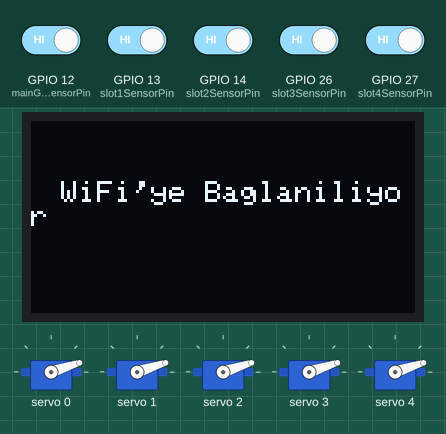
This sketch was run on a simulated ESP32. On the bench: 128×64 one-colour display, 5 × servo. Inputs (shaded band) come from the test bench; at power-on: GPIO 12 (mainGateSensorPin), GPIO 13 (slot1SensorPin), GPIO 14 (slot2SensorPin), GPIO 26 (slot3SensorPin), GPIO 27 (slot4SensorPin) HIGH. WiFi joins after 1.5 s; servers stay silent unless stated; uploads are accepted with an empty reply; what the sketch prints to the serial monitor is not drawn.

Above: at 2.5 s.

The sketch:

akilli_otopark_1.ino
```cpp
#include <Wire.h>
#include <Adafruit_PWMServoDriver.h>
#include <WiFi.h>
#include <HTTPClient.h>
#include <Adafruit_GFX.h>
#include <Adafruit_SH110X.h>

const char* ssid = "KMLAKGN";
const char* password = "qazxsw123456";


// DÜZELTME: http:// sonrasındaki boşluk silindi, yoksa ESP sunucuyu bulamaz.
const String sunucuURL = "https://proje.kamilakgun.com.tr/2026/akilli-otopark/";

#define i2c_Address 0x3c
Adafruit_SH1106G display = Adafruit_SH1106G(128, 64, &Wire, -1);

Adafruit_PWMServoDriver pwm = Adafruit_PWMServoDriver();
#define SERVOMIN  150
#define SERVOMAX  600

const int mainGateSensorPin = 12;
const int slot1SensorPin = 13;
const int slot2SensorPin = 14;
const int slot3SensorPin = 26;
const int slot4SensorPin = 27;

const int mainGateServo = 0;
const int slot1Servo = 1;
const int slot2Servo = 2;
const int slot3Servo = 3;
const int slot4Servo = 4;

int mevcutAci[5] = {0, 0, 0, 0, 0};

void setup() {
  Serial.begin(115200);
  delay(500);

  pinMode(mainGateSensorPin, INPUT_PULLUP);
  pinMode(slot1SensorPin, INPUT_PULLUP);
  pinMode(slot2SensorPin, INPUT_PULLUP);
  pinMode(slot3SensorPin, INPUT_PULLUP);
  pinMode(slot4SensorPin, INPUT_PULLUP);

  if(!display.begin(i2c_Address, true)) {
    Serial.println(F("SH1106 OLED baglantisi basarisiz!"));
  }

  display.clearDisplay();
  display.display();
  delay(200);

  display.setTextColor(SH110X_WHITE);
  display.setTextSize(1);
  display.setCursor(10, 20);
  display.println("SISTEM BASLATILIYOR..");
  display.display();

  baglanWiFi();

  pwm.begin();
  pwm.setOscillatorFrequency(27000000);
  pwm.setPWMFreq(50);
  delay(100);

  motorHareketHizli(mainGateServo, 0);
  motorHareketHizli(slot1Servo, 0);
  motorHareketHizli(slot2Servo, 0);
  motorHareketHizli(slot3Servo, 0);
  motorHareketHizli(slot4Servo, 0);
}

void loop() {
  if (WiFi.status() != WL_CONNECTED) {
    baglanWiFi();
  }

  int s_ana = (digitalRead(mainGateSensorPin) == LOW) ? 1 : 0;
  int s_s1  = (digitalRead(slot1SensorPin) == LOW) ? 1 : 0;
  int s_s2  = (digitalRead(slot2SensorPin) == LOW) ? 1 : 0;
  int s_s3  = (digitalRead(slot3SensorPin) == LOW) ? 1 : 0;
  int s_s4  = (digitalRead(slot4SensorPin) == LOW) ? 1 : 0;

  sunucuylaHaberlesVeMotorlariGuncelle(s_ana, s_s1, s_s2, s_s3, s_s4);

  delay(500);
}

void baglanWiFi() {
  Serial.print("WiFi Baglaniliyor...");
  display.clearDisplay();
  display.setCursor(10, 20);
  display.println("WiFi'ye Baglaniliyor");
  display.display();

  WiFi.begin(ssid, password);
  while(WiFi.status() != WL_CONNECTED) {
    delay(500);
    Serial.print(".");
  }
  Serial.println("\nWiFi Baglandi!");
}

void motorHareketYavas(uint8_t kanal, uint8_t hedefAci) {
  if (mevcutAci[kanal] == hedefAci) return;
  int adim = (mevcutAci[kanal] < hedefAci) ? 3 : -3;
  while (mevcutAci[kanal] != hedefAci) {
    mevcutAci[kanal] += adim;
    if ((adim > 0 && mevcutAci[kanal] > hedefAci) || (adim < 0 && mevcutAci[kanal] < hedefAci)) {
      mevcutAci[kanal] = hedefAci;
    }
    uint16_t pulse = map(mevcutAci[kanal], 0, 180, SERVOMIN, SERVOMAX);
    pwm.setPWM(kanal, 0, pulse);
    delay(3);
  }
}

void motorHareketHizli(uint8_t kanal, uint8_t aci) {
  uint16_t pulse = map(aci, 0, 180, SERVOMIN, SERVOMAX);
  pwm.setPWM(kanal, 0, pulse);
  mevcutAci[kanal] = aci;
}

void sunucuylaHaberlesVeMotorlariGuncelle(int s_ana, int s_s1, int s_s2, int s_s3, int s_s4) {
  HTTPClient http;
  String url = sunucuURL + "?s_ana=" + String(s_ana) + "&s_s1=" + String(s_s1) + "&s_s2=" + String(s_s2) + "&s_s3=" + String(s_s3) + "&s_s4=" + String(s_s4);

  http.begin(url);
  http.setTimeout(10000);
  int httpResponseCode = http.GET();

  if (httpResponseCode == 200) {
    String payload = http.getString();
    payload.trim();

    int idx1 = payload.indexOf(',');
    int idx2 = payload.indexOf(',', idx1 + 1);
    int idx3 = payload.indexOf(',', idx2 + 1);
    int idx4 = payload.indexOf(',', idx3 + 1);
    int idx5 = payload.indexOf(',', idx4 + 1);
    int idx6 = payload.indexOf(',', idx5 + 1);

    if (idx1 > 0 && idx6 > 0) {
      int cmd_ana = payload.substring(0, idx1).toInt();
      int cmd_s1  = payload.substring(idx1 + 1, idx2).toInt();
      int cmd_s2  = payload.substring(idx2 + 1, idx3).toInt();
      int cmd_s3  = payload.substring(idx3 + 1, idx4).toInt();
      int cmd_s4  = payload.substring(idx4 + 1, idx5).toInt();
      int bos_yer = payload.substring(idx5 + 1, idx6).toInt();
      int fiyat   = payload.substring(idx6 + 1).toInt();

      // =========================================================
      // 4 Slot Doluysa Kapıyı Kitle ve Boş Yer Sayısını 0 Yap
      // =========================================================
      if (s_s1 == 1 && s_s2 == 1 && s_s3 == 1 && s_s4 == 1) {
        cmd_ana = 0; // Kapı kilitli kalır
        bos_yer = 0; // Garanti sıfırlama
      }

      display.clearDisplay();

      if (cmd_ana == 1) {
        display.setTextSize(2);
        display.setCursor(0, 25);
        display.println("HOSGELDINIZ");
      } else {
        // Üst Başlık Standart Kalır
        display.setTextSize(1);
        display.setCursor(15, 0);
        display.println("AKILLI OTOPARK");
        display.drawLine(0, 10, 128, 10, SH110X_WHITE);

        // --- EKRAN TASARIM MANTIĞI BURADA ---
        if (bos_yer == 0) {
          // OTOPARK TAMAMEN DOLUYSA FIYATI GİZLE, KOCAMAN DOLU YAZ
          display.setTextSize(3); // Font boyutunu iyice büyüttük
          display.setCursor(20, 28); // Yazıyı ekranın ortasına hizaladık
          display.println("DOLU!");
        } else {
          // OTOPARKTA YER VARSA NORMAL TASARIMA GERİ DÖN
          display.setTextSize(2);
          display.setCursor(0, 18);
          display.print("BOS: ");
          display.println(bos_yer);

          display.setCursor(0, 42);
          display.print("FIYAT:"); display.print(fiyat); display.println("TL");
        }
      }
      display.display();

      motorHareketYavas(mainGateServo, cmd_ana == 1 ? 90 : 0);
      motorHareketYavas(slot1Servo,    cmd_s1  == 1 ? 90 : 0);
      motorHareketYavas(slot2Servo,    cmd_s2  == 1 ? 90 : 0);
      motorHareketYavas(slot3Servo,    cmd_s3  == 0 ? 90 : 0);
      motorHareketYavas(slot4Servo,    cmd_s4  == 0 ? 90 : 0);
    }
  } else {
    display.clearDisplay();
    display.setTextSize(1);
    display.setCursor(0, 20);
    display.println("SUNUCU BAGLANTISI");
    display.println("KOPTU!");
    display.display();
  }
  http.end();
}
```
